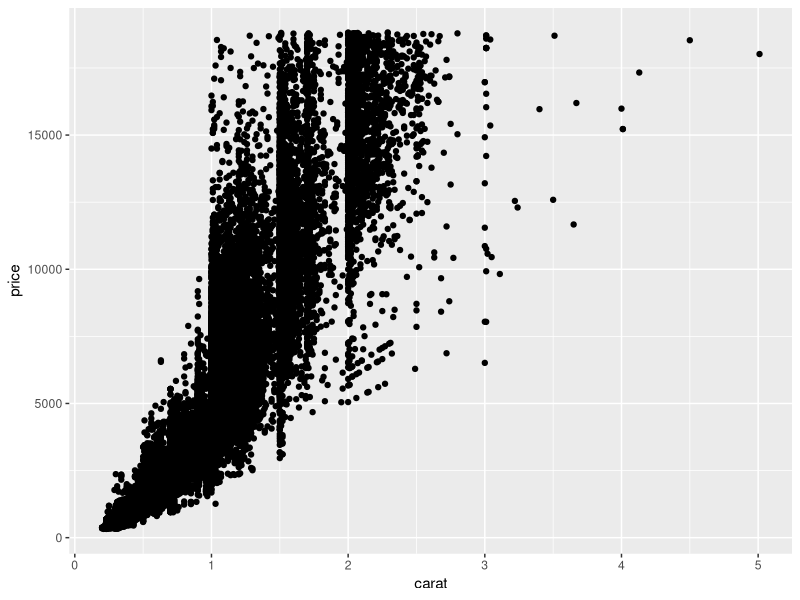
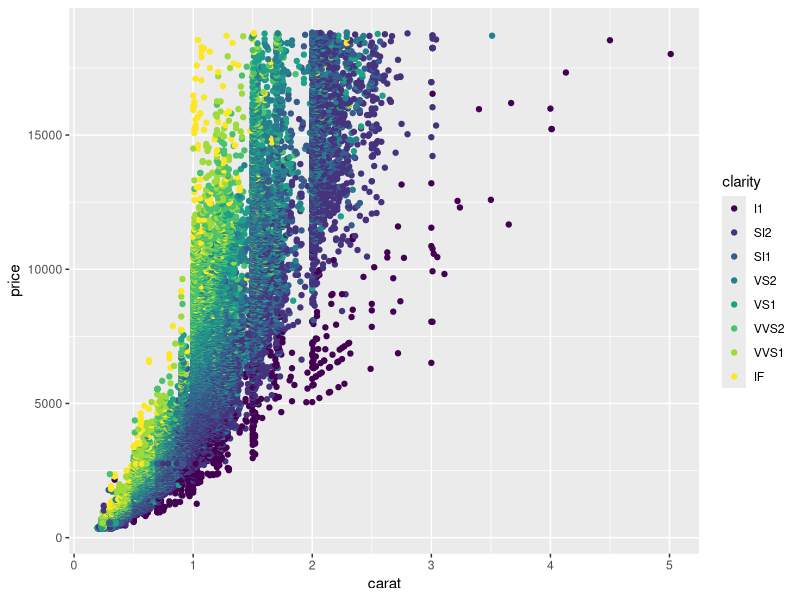
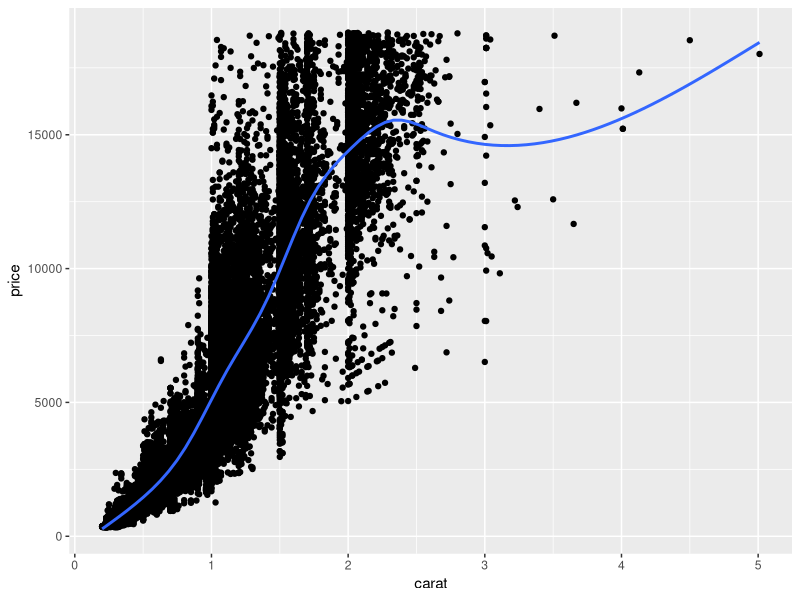
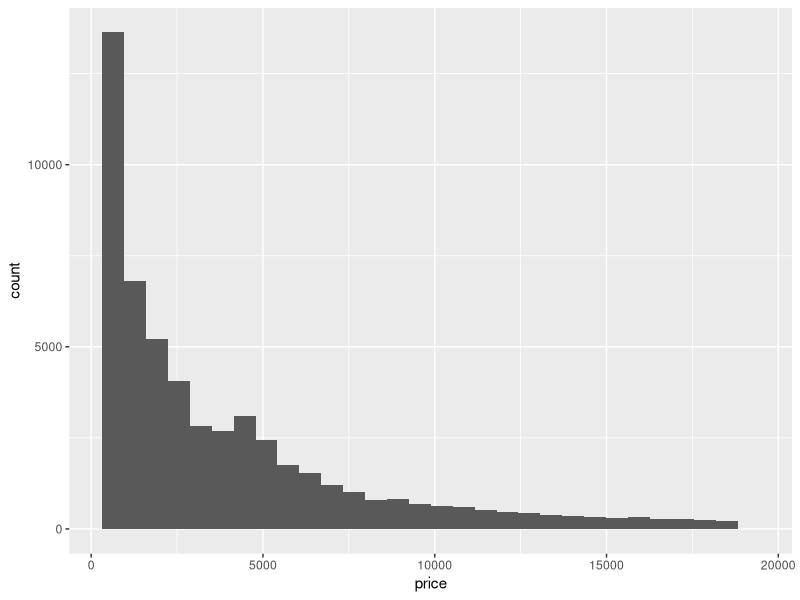
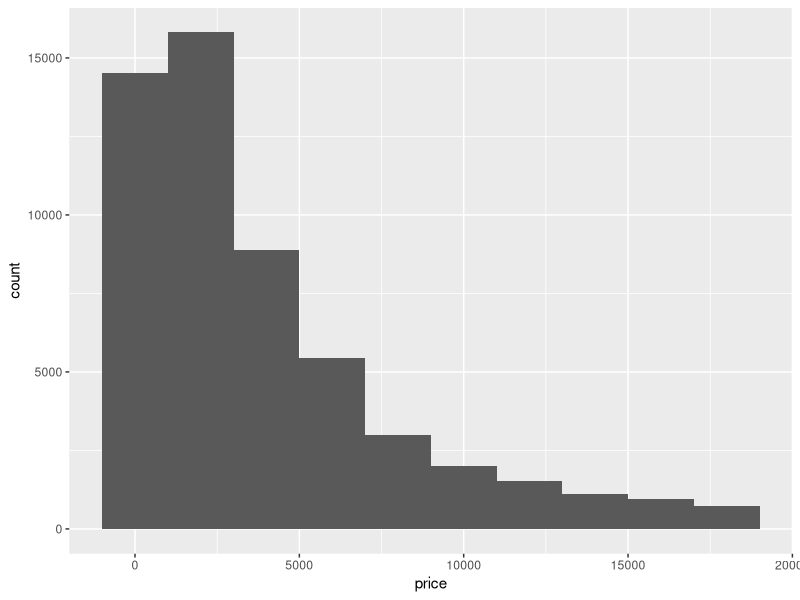
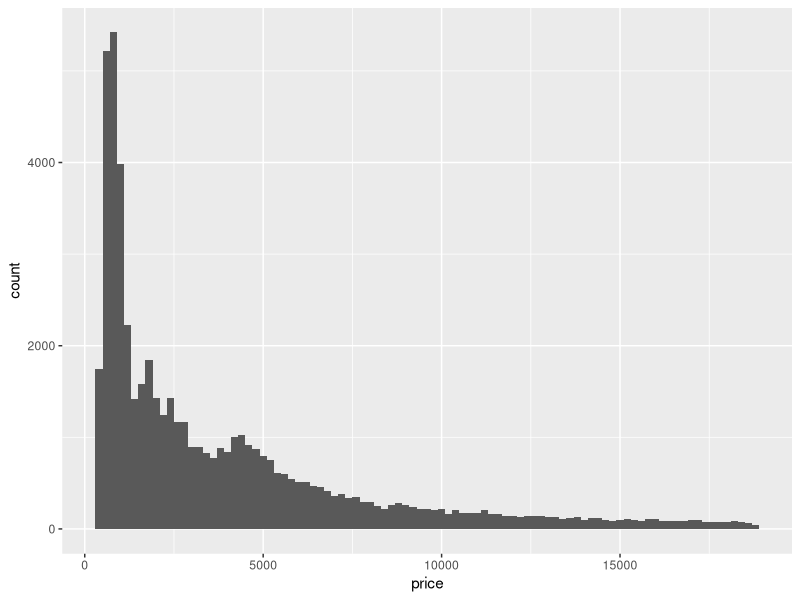
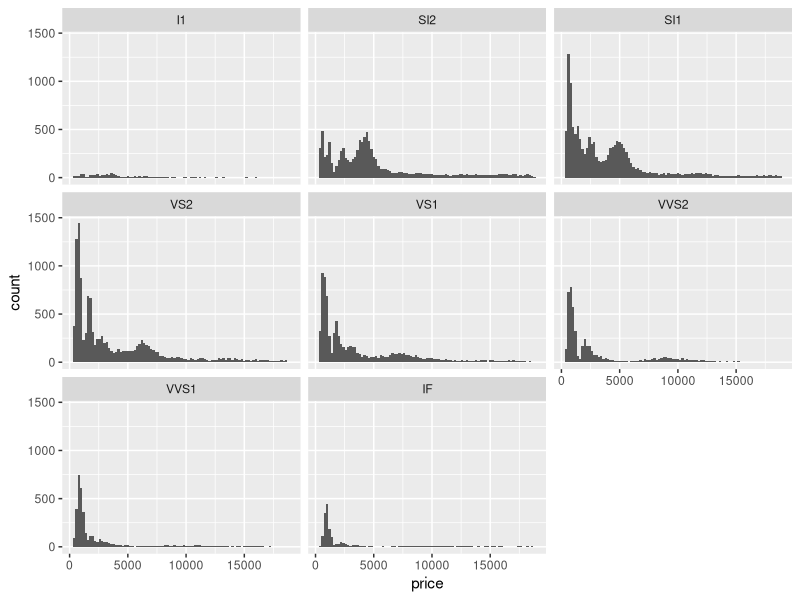
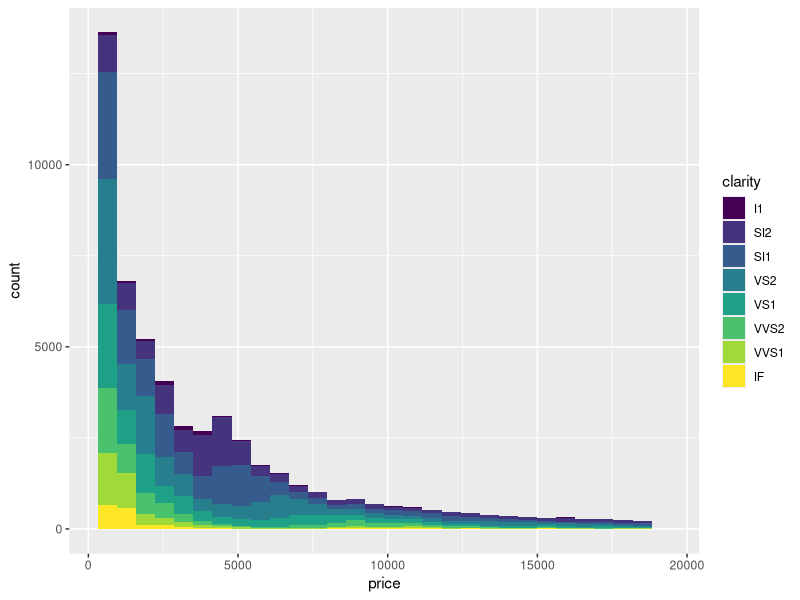

Reproduce these figures in R, in order.
install.packages("ggplot2")
library("ggplot2")
data("diamonds")
View(diamonds)
ggplot(diamonds, aes(x=carat, y=price)) + geom_point()
ggplot(diamonds, aes(x=carat, y=price, color=clarity)) + geom_point()

ggplot(diamonds, aes(x=carat, y=price)) + geom_point() + geom_smooth(se=FALSE)

ggplot(diamonds, aes(x=price)) + geom_histogram()
ggplot(diamonds, aes(x=price)) + geom_histogram(binwidth=2000)
ggplot(diamonds, aes(x=price)) + geom_histogram(binwidth=200)
ggplot(diamonds, aes(x=price)) + geom_histogram(binwidth=200) + facet_wrap(~ clarity)
ggplot(diamonds, aes(x=price, fill=clarity)) + geom_histogram()
